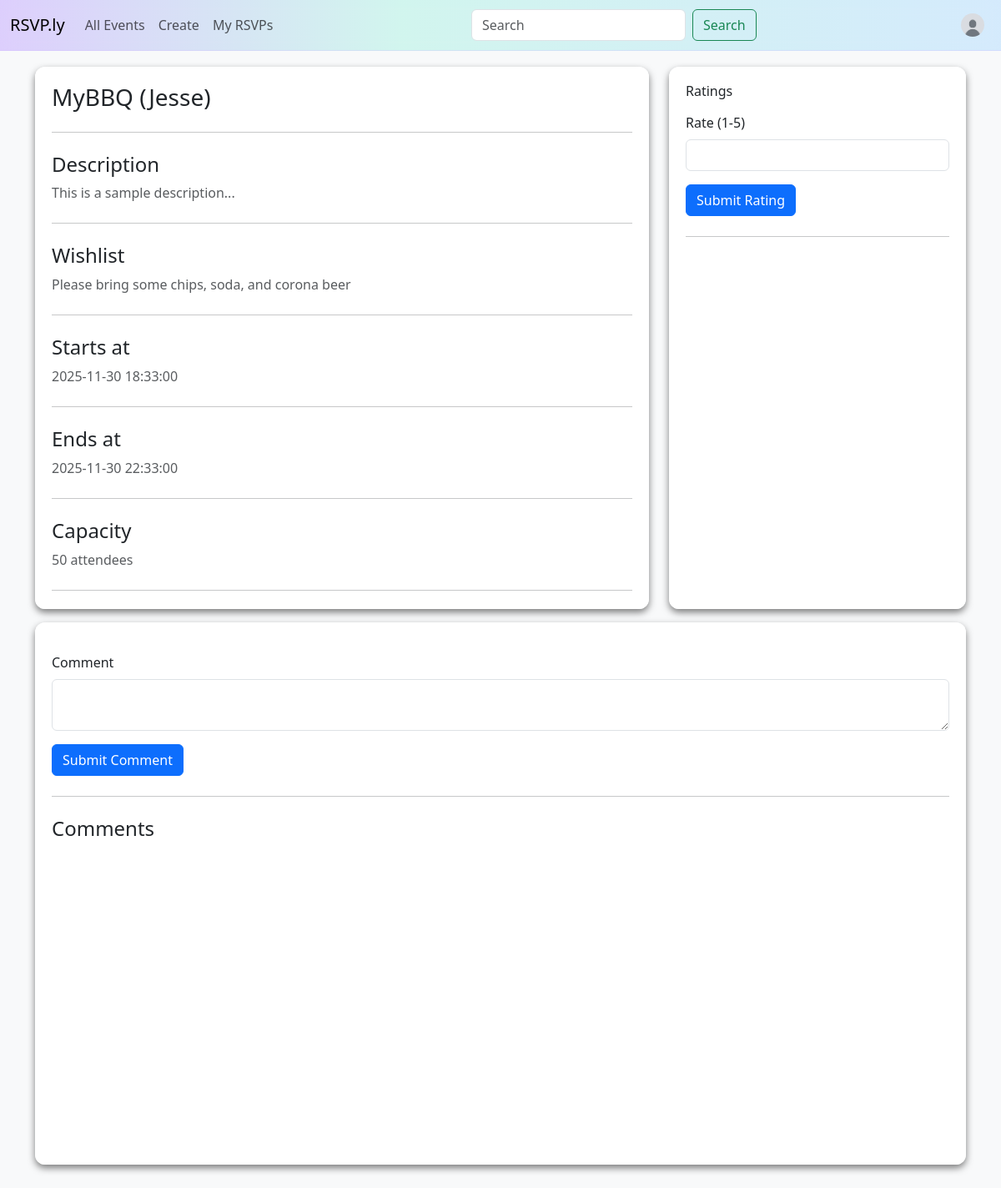
Page /event/1 (signed in) on the committed database.
### app/models.py (models this page shows, shortened)
class TimestampMixin:
    created_at: Mapped[datetime] = mapped_column(
        DateTime(timezone=True), server_default=func.now(), nullable=False
    )
    updated_at: Mapped[datetime] = mapped_column(
        DateTime(timezone=True), server_default=func.now(),
        onupdate=func.now(), nullable=False
    )

class Event(db.Model, TimestampMixin):
    __tablename__ = "events"
    __table_args__ = (
        CheckConstraint("ends_at > starts_at", name="chk_event_time"),
        Index("idx_events_starts_at", "starts_at"),
        Index("idx_events_organizer", "organizer_id"),
    )
    id: Mapped[int] = mapped_column(primary_key=True)
    title: Mapped[str] = mapped_column(String(255), nullable=False)
    description: Mapped[str | None] = mapped_column(Text)
    wishlist: Mapped[str | None] = mapped_column(Text)
    starts_at: Mapped[datetime] = mapped_column(DateTime(timezone=True), nullable=False)
    ends_at: Mapped[datetime] = mapped_column(DateTime(timezone=True), nullable=False)
    capacity: Mapped[int | None] = mapped_column(Integer)  # NULL = unlimited
    is_public: Mapped[bool] = mapped_column(Boolean, server_default=text("true"), nullable=False)
    address_line1: Mapped[str | None] = mapped_column(String(255))
    address_line2: Mapped[str | None] = mapped_column(String(255))
    organizer_id: Mapped[int] = mapped_column(
        ForeignKey("users.id", ondelete="RESTRICT"), nullable=False
    )
    organizer: Mapped[User] = relationship(back_populates="organized_events")
    categories: Mapped[list[Category]] = relationship(
        secondary=event_categories, back_populates="events"
    )
    rsvps: Mapped[list["Rsvp"]] = relationship(
        back_populates="event", cascade="all, delete-orphan"
    )
    comments: Mapped[list["EventComment"]] = relationship(
        back_populates="event", cascade="all, delete-orphan"
    )
    @hybrid_property
    def seats_taken(self) -> int:
        """Counts the number of occupied seats (1 per going RSVP + guests)."""
        return sum(
            (1 + r.guests_count) for r in self.rsvps if r.status == RsvpStatus.going
        )

### app/routes.py (the view, shortened to what this page needs)
@myapp_obj.route("/event/<int:integer>", methods=['GET', 'POST'])
@login_required
def return_event(integer):
    event = Event.query.get(integer) # get event number
    if event is None:
        print("event not found") #prints to terminal
        return ""
    if current_user:
        rsvp = Rsvp.query.filter_by(
            user_id=current_user.id,
            event_id=event.id
        ).first()
    comment_form = CommentForm() # create comment form
    rating_form = RatingForm() # create rating form
    if comment_form.validate_on_submit() and comment_form.submit.data:
            new_comment = EventComment(event_id=event.id, user_id=current_user.id, comment=comment_form.comment.data)
            db.session.add(new_comment)
            db.session.commit()
            return redirect(request.path)
    comments = event.comments
    return render_template("return_rec.html", event=event, comment_form=comment_form, rating_form=rating_form, comments=comments, rsvp=rsvp)

### app/forms.py
class CommentForm(FlaskForm):
    comment = TextAreaField('Comment', validators=[validators.DataRequired()])
    submit =  SubmitField("Submit Comment")

class RatingForm(FlaskForm):
    score = IntegerField('Rate (1-5)', validators=[validators.DataRequired(), NumberRange(min=1, max=5)])
    submit = SubmitField("Submit Rating")

### app/models.py (called while the page is built)
@login_manager.user_loader
def load_user(user_id):
        return User.query.get(int(user_id))

### app/templates/return_rec.html (shortened to what this page needs)
{% extends "layout.html" %}
{% block content %}
<div class="row">
    <div class="col-md-8 mb-3">
        <div class="scrollable-container">
            <h3>{{ event.title }}</h3>
            <hr class="my-4">
            <h4>Description</h4>
            <p class="text-muted">
                {{ event.description }}
            </p>
            <hr class="my-4">
            <h4>Wishlist</h4>
            <p class="text-muted">
                {% if event.wishlist %}
                {{ event.wishlist }}
                {% else %}
                    —
                {% endif %}
</p>
            <hr class="my-4">
            <h4>Starts at</h4>
            <p class="text-muted">
                {{ event.starts_at }}
            </p>
            <hr class="my-4">
            <h4>Ends at</h4>
            <p class="text-muted">
                {{ event.ends_at }}
            </p>
            <hr class="my-4">
            <h4>Capacity</h4>
            <p class="text-muted">
                {% if event.capacity %}
                    {{ event.capacity }} attendees
                {% else %}
                    Unlimited
                {% endif %}
            </p>
            <hr class="my-4">
        </div>
    </div>
    <div class="col-md-4 mb-3">
        <div class="scrollable-container">
            <h6>Ratings</h6>
            <form action="" method="POST">
                <p>
                    <div class="form-group">
                        {{ rating_form.score.label(class="form-label") }}
                        {{ rating_form.score(class="form-control", id="titleRatingInput", min=1, max=5) }}
                    </div>
                </p>
                <p>
                    <div class="form-group">
                        {{ rating_form.submit(class="btn btn-primary") }}
                    </div>
                </p>
            </form>
            <hr class="my-4">
            <div class="scrollable-container" style="box-shadow: 0 0px 0px rgba(0, 0, 0, 0.0)">
            </div>
        </div>
    </div>
    <div class="col-md-12 mb-3">
        <div class="scrollable-container">
            <form action="" method="POST">
                <p>
                    <div class="form-group">
                        {{ comment_form.comment.label(class="form-label") }}
                        {{ comment_form.comment(class="form-control", id="commentInput") }}
                    </div>
                </p>
                <p>
                    <div class="form-group">
                        {{ comment_form.submit(class="btn btn-primary") }}
                    </div>
                </p>
            </form>
            <hr class="my-4">
            <h4>Comments</h4>
            <div class="scrollable-container" style="box-shadow: 0 0px 0px rgba(0, 0, 0, 0.0)">
            </div>
        </div>
    </div>
</div>
{% endblock %}

### app/templates/layout.html (shortened to what this page needs)
<!doctype html>
<html lang="en" data-bs-theme="light">
  <head>
    <link href="https://cdn.jsdelivr.net/npm/bootstrap@5.3.6/dist/css/bootstrap.min.css" rel="stylesheet">
  </head>
  <body>
{% block navbar %}
<nav class="navbar navbar-expand-lg fixed-top pastel-navbar">
  <div class="container-fluid">
    <a class="navbar-brand" href="/">RSVP.ly</a>
    <div class="collapse navbar-collapse" id="navbarSupportedContent">
      <ul class="navbar-nav me-auto mb-2 mb-lg-0">
        <li class="nav-item">
          <a class="nav-link{% if request.path.startswith('/events') %} active{% endif %}"
             href="/events">All Events</a>
        </li>
        <li class="nav-item">
          <a class="nav-link{% if request.path.startswith('/event/new') %} active{% endif %}"
             href="/event/new">Create</a>
        </li>
        {% if current_user and current_user.is_authenticated %}
        <li class="nav-item">
          <a class="nav-link{% if request.path.startswith('/rsvps') %} active{% endif %}"
             href="/rsvps">My RSVPs</a>
        </li>
        {% endif %}
      </ul>
      <form class="d-flex me-2" action="{{ url_for('search_events') }}" method="GET">
        <input class="form-control me-2" type="search" name="query" placeholder="Search" aria-label="Search"/>
        <button class="btn btn-outline-success" type="submit">Search</button>
      </form>
      <ul class="navbar-nav ms-auto mb-2 mb-lg-0">
        {% if current_user and current_user.is_authenticated %}
          <li class="nav-item dropdown">
            <a class="nav-link d-flex align-items-center gap-2" href="#" id="accountMenu"
               role="button" data-bs-toggle="dropdown" aria-expanded="false">
              <img src="/static/images/default_pfp.jpg" alt="Profile"
                   class="rounded-circle" style="width:28px;height:28px;object-fit:cover;">
            </a>
          </li>
        {% else %}
          <li class="nav-item">
            <a class="nav-link" href="/login">Log in</a>
          </li>
        {% endif %}
      </ul>
    </div>
  </div>
</nav>
{% endblock %}
  <div class="container mt-4">
      {% block content %}{% endblock %}
  </div>
  </body>
</html>

### app/templates/return_rec.html (style rules this page uses)
html, body { background-color: var(--bs-tertiary-bg); }
.scrollable-container { background-color: var(--bs-body-bg); padding: 20px; border-radius: 12px; box-shadow: 0 4px 8px rgba(0, 0, 0, 0.5); height: 650px; overflow-y: auto; }

### rows in the picture
Event: title "MyBBQ (Jesse)", description "This is a sample description...", wishlist "Please bring some chips, soda, and corona beer", starts_at "2025-11-30 18:33:00", ends_at "2025-11-30 22:33:00", capacity "50"

### other values in the picture
{{ rating_form.score.label(class="form-label") }} "Rate (1-5)"
{{ comment_form.comment.label(class="form-label") }} "Comment"
